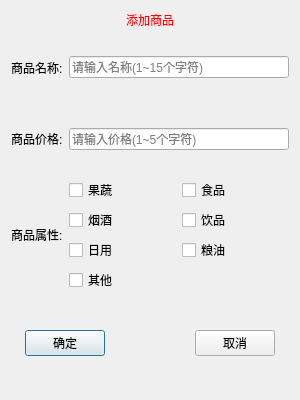
<?xml version="1.0" encoding="UTF-8"?>
<ui version="4.0">
 <class>commodity</class>
 <widget class="QDialog" name="commodity">
  <property name="geometry">
   <rect>
    <x>0</x>
    <y>0</y>
    <width>300</width>
    <height>400</height>
   </rect>
  </property>
  <property name="minimumSize">
   <size>
    <width>300</width>
    <height>400</height>
   </size>
  </property>
  <property name="maximumSize">
   <size>
    <width>300</width>
    <height>400</height>
   </size>
  </property>
  <property name="windowTitle">
   <string>添加商品</string>
  </property>
  <layout class="QVBoxLayout" name="verticalLayout" stretch="2,2,2,3,1,2,1">
   <item>
    <widget class="QLabel" name="label">
     <property name="sizePolicy">
      <sizepolicy hsizetype="Preferred" vsizetype="Fixed">
       <horstretch>0</horstretch>
       <verstretch>0</verstretch>
      </sizepolicy>
     </property>
     <property name="styleSheet">
      <string notr="true">font: 75 20pt &quot;微软雅黑&quot;;
color: rgb(255, 0, 17);</string>
     </property>
     <property name="text">
      <string>添加商品</string>
     </property>
     <property name="alignment">
      <set>Qt::AlignCenter</set>
     </property>
    </widget>
   </item>
   <item>
    <layout class="QHBoxLayout" name="horizontalLayout">
     <item>
      <widget class="QLabel" name="label_2">
       <property name="sizePolicy">
        <sizepolicy hsizetype="Preferred" vsizetype="Expanding">
         <horstretch>0</horstretch>
         <verstretch>0</verstretch>
        </sizepolicy>
       </property>
       <property name="text">
        <string>商品名称:</string>
       </property>
      </widget>
     </item>
     <item>
      <widget class="QLineEdit" name="le_name">
       <property name="placeholderText">
        <string>请输入名称(1~15个字符)</string>
       </property>
      </widget>
     </item>
    </layout>
   </item>
   <item>
    <layout class="QHBoxLayout" name="horizontalLayout_2">
     <item>
      <widget class="QLabel" name="label_3">
       <property name="sizePolicy">
        <sizepolicy hsizetype="Preferred" vsizetype="Expanding">
         <horstretch>0</horstretch>
         <verstretch>0</verstretch>
        </sizepolicy>
       </property>
       <property name="text">
        <string>商品价格:</string>
       </property>
      </widget>
     </item>
     <item>
      <widget class="QLineEdit" name="le_price">
       <property name="placeholderText">
        <string>请输入价格(1~5个字符)</string>
       </property>
      </widget>
     </item>
    </layout>
   </item>
   <item>
    <layout class="QHBoxLayout" name="horizontalLayout_4">
     <item>
      <widget class="QLabel" name="label_4">
       <property name="sizePolicy">
        <sizepolicy hsizetype="Fixed" vsizetype="Expanding">
         <horstretch>0</horstretch>
         <verstretch>0</verstretch>
        </sizepolicy>
       </property>
       <property name="text">
        <string>商品属性:</string>
       </property>
      </widget>
     </item>
     <item>
      <layout class="QGridLayout" name="gridLayout">
       <item row="1" column="0">
        <widget class="QCheckBox" name="checkBox_3">
         <property name="text">
          <string>烟酒</string>
         </property>
         <attribute name="buttonGroup">
          <string notr="true">attributeGroup</string>
         </attribute>
        </widget>
       </item>
       <item row="3" column="0">
        <widget class="QCheckBox" name="checkBox_7">
         <property name="text">
          <string>其他</string>
         </property>
         <attribute name="buttonGroup">
          <string notr="true">attributeGroup</string>
         </attribute>
        </widget>
       </item>
       <item row="1" column="1">
        <widget class="QCheckBox" name="checkBox_4">
         <property name="text">
          <string>饮品</string>
         </property>
         <attribute name="buttonGroup">
          <string notr="true">attributeGroup</string>
         </attribute>
        </widget>
       </item>
       <item row="2" column="1">
        <widget class="QCheckBox" name="checkBox_6">
         <property name="text">
          <string>粮油</string>
         </property>
         <attribute name="buttonGroup">
          <string notr="true">attributeGroup</string>
         </attribute>
        </widget>
       </item>
       <item row="2" column="0">
        <widget class="QCheckBox" name="checkBox_2">
         <property name="text">
          <string>日用</string>
         </property>
         <attribute name="buttonGroup">
          <string notr="true">attributeGroup</string>
         </attribute>
        </widget>
       </item>
       <item row="0" column="1">
        <widget class="QCheckBox" name="checkBox_5">
         <property name="text">
          <string>食品</string>
         </property>
         <attribute name="buttonGroup">
          <string notr="true">attributeGroup</string>
         </attribute>
        </widget>
       </item>
       <item row="0" column="0">
        <widget class="QCheckBox" name="checkBox">
         <property name="text">
          <string>果蔬</string>
         </property>
         <attribute name="buttonGroup">
          <string notr="true">attributeGroup</string>
         </attribute>
        </widget>
       </item>
      </layout>
     </item>
    </layout>
   </item>
   <item>
    <spacer name="verticalSpacer">
     <property name="orientation">
      <enum>Qt::Vertical</enum>
     </property>
     <property name="sizeHint" stdset="0">
      <size>
       <width>20</width>
       <height>40</height>
      </size>
     </property>
    </spacer>
   </item>
   <item>
    <layout class="QHBoxLayout" name="horizontalLayout_3" stretch="1,2,6,2,1">
     <item>
      <spacer name="horizontalSpacer_2">
       <property name="orientation">
        <enum>Qt::Horizontal</enum>
       </property>
       <property name="sizeHint" stdset="0">
        <size>
         <width>40</width>
         <height>20</height>
        </size>
       </property>
      </spacer>
     </item>
     <item>
      <widget class="QPushButton" name="btn_determine">
       <property name="text">
        <string>确定</string>
       </property>
      </widget>
     </item>
     <item>
      <spacer name="horizontalSpacer">
       <property name="orientation">
        <enum>Qt::Horizontal</enum>
       </property>
       <property name="sizeHint" stdset="0">
        <size>
         <width>40</width>
         <height>20</height>
        </size>
       </property>
      </spacer>
     </item>
     <item>
      <widget class="QPushButton" name="btn_cencel">
       <property name="text">
        <string>取消</string>
       </property>
      </widget>
     </item>
     <item>
      <spacer name="horizontalSpacer_3">
       <property name="orientation">
        <enum>Qt::Horizontal</enum>
       </property>
       <property name="sizeHint" stdset="0">
        <size>
         <width>40</width>
         <height>20</height>
        </size>
       </property>
      </spacer>
     </item>
    </layout>
   </item>
   <item>
    <spacer name="verticalSpacer_2">
     <property name="orientation">
      <enum>Qt::Vertical</enum>
     </property>
     <property name="sizeHint" stdset="0">
      <size>
       <width>20</width>
       <height>40</height>
      </size>
     </property>
    </spacer>
   </item>
  </layout>
 </widget>
 <layoutdefault spacing="6" margin="11"/>
 <resources/>
 <connections/>
 <buttongroups>
  <buttongroup name="attributeGroup"/>
 </buttongroups>
</ui>
